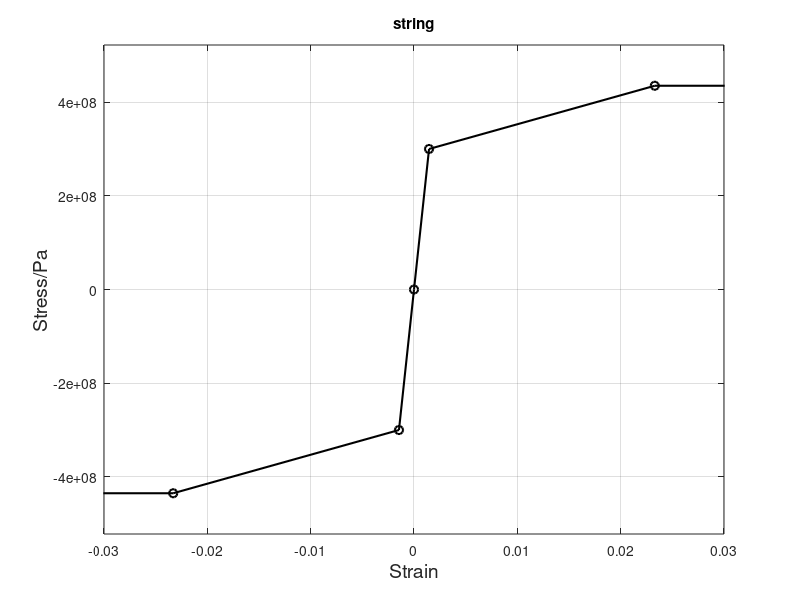
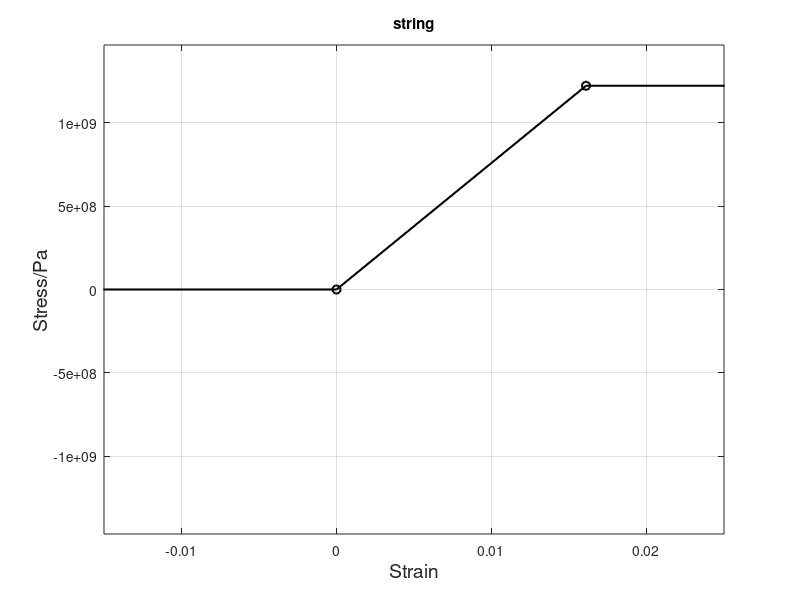
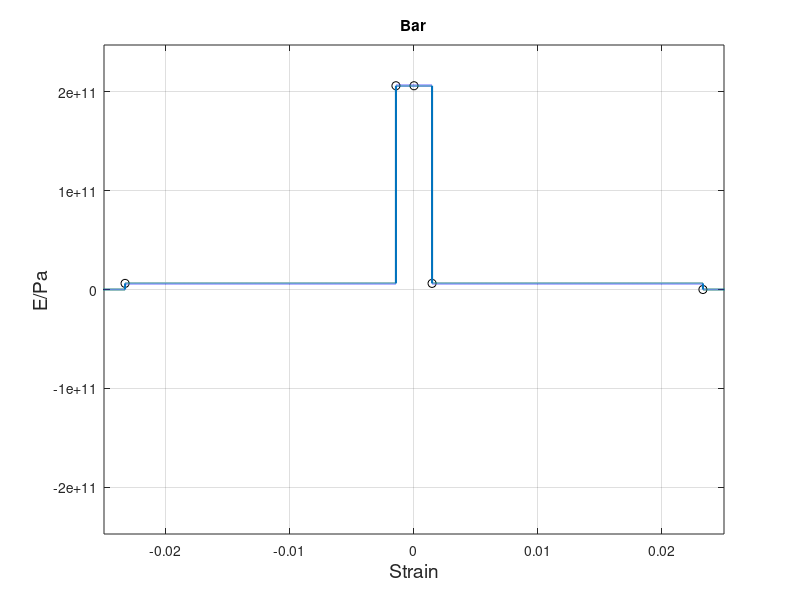
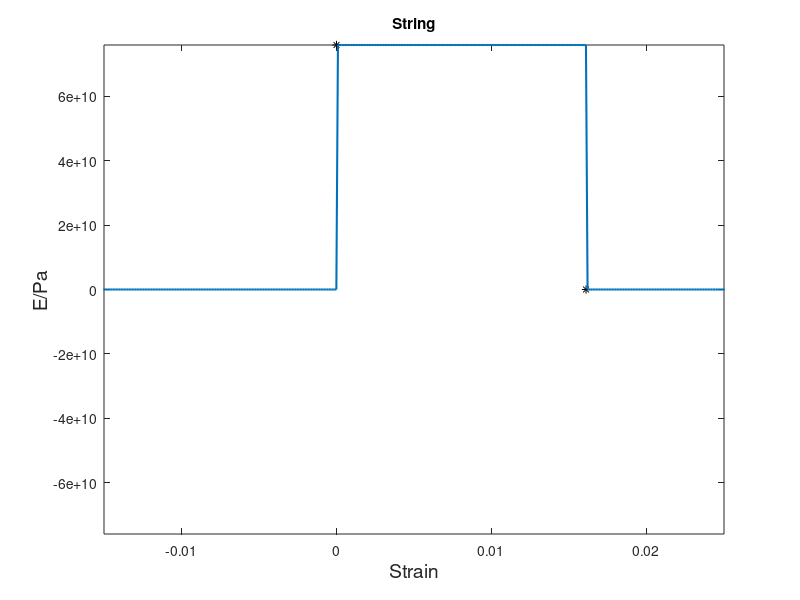

MATLAB code for these plots, in order:
function [consti_data,Eb,Es]=material_info2()
% /* This Source Code Form is subject to the terms of the Mozilla Public
% * License, v. 2.0. If a copy of the MPL was not distributed with this
% * file, You can obtain one at http://mozilla.org/MPL/2.0/.
%
% output information of material: strain-stress, strain-modulus
% bar is Q345 steel, string is steel rope.

%% input the info of bars
% strain_b1=[0.001267,0.00157,0.02480,0.033,0.06,0.07,0.08];  % strain of bar Q345
% stress_b1=1e6*[261,273,288.6,313.6,398.5,0,0];              % stress of bar Q345
strain_b1=[1456e-6,23301e-6,30301e-6];  % strain of bar Q345
stress_b1=1e6*[300,435,435];              % stress of bar Q345

data_b0=[strain_b1;stress_b1];            % material info for strain > 0
data_b1=[-fliplr(data_b0),[0;0],data_b0];         % bar info from strain to stress
stress_b=data_b1(2,:);
strain_b=data_b1(1,:);
data_b_E=diff(stress_b)./diff(strain_b);
data_b_strain=strain_b(1:end-1);
data_b2=[data_b_strain;data_b_E];               %bar info from strain to modulus

%% input the info of strings
strain_s=[-1,0,0.016099,1];   % strain of string, steel cable
stress_s=1e6*[0,0,1223.5,1223.5];          % stress of string, steel cable
% stress_s=2*1e6*[0,0,790.95,0,0];          % stress of string, steel cable
% strain_s=[1,0,0.001267,0.00157,0.02480,0.033,0.06,0.07,0.08];  % strain of bar Q345
% stress_s=4*1e6*[0,0,261,273,288.6,313.6,398.5,0,0];            % stress of bar Q345


data_s1=[strain_s;stress_s];                        %string info from strain to stress
data_s_E=diff(stress_s)./diff(strain_s);
data_s_strain=strain_s(1:end-1);
data_s2=[data_s_strain;data_s_E];                    %string info from strain to modulus

%% output info
% data_b.data_b1=data_b1;
% data_b.data_b2=data_b2;
% data_s.data_s1=data_s1;
% data_s.data_s2=data_s2;
consti_data.data_b1=data_b1;
consti_data.data_b2=data_b2;
consti_data.data_s1=data_s1;
consti_data.data_s2=data_s2;
%% plot the stress-strain curve
% stress_strain
figure
plot(data_b1(1,:),data_b1(2,:),'k-o','linewidth',1.5)
grid on;
axis([-0.03,0.03,-1.2*max(stress_b),1.2*max(stress_b)]);
xlabel('Strain','fontsize',14);
ylabel('Stress/Pa','fontsize',14);
title('string');
% saveas(gcf,'bar_constitutive.png');

figure
plot(data_s1(1,:),data_s1(2,:),'k-o','linewidth',1.5)
grid on;
axis([-0.015,0.025,-1.2*max(stress_s),1.2*max(stress_s)]);
xlabel('Strain','fontsize',14);
ylabel('Stress/Pa','fontsize',14);
title('string');
% saveas(gcf,'string_constitutive.png');
%% plot the modulus-strain curve
% E-strain
figure
xi = linspace(2*min(data_b_strain),2*max(data_b_strain),100000);
yi = interp1(data_b_strain, data_b_E, xi,'previous',0);
plot(data_b_strain, data_b_E,'ko', xi, yi,'linewidth',1.5);
axis([-0.025,0.025,-1.2*max(data_b_E),1.2*max(data_b_E)]);
xlabel('Strain','fontsize',14);
ylabel('E/Pa','fontsize',14);title('Bar');
grid on;
% saveas(gcf,'Bar_E.png');

figure
xj = linspace(-1,2*max(data_s_strain),10000);
yj = interp1(data_s_strain, data_s_E, xj,'previous',0);
plot(data_s_strain, data_s_E,'k*', xj, yj,'linewidth',1.5);
axis([-0.015,0.025,-max(data_s_E),max(data_s_E)])
xlabel('Strain','fontsize',14);
ylabel('E/Pa','fontsize',14);
title('String');
% saveas(gcf,'String_E.png');

Eb=interp1(data_b2(1,:), data_b2(2,:), 0,'previous',0);
Es=interp1(data_s2(1,:), data_s2(2,:), 0,'previous',0);
end
